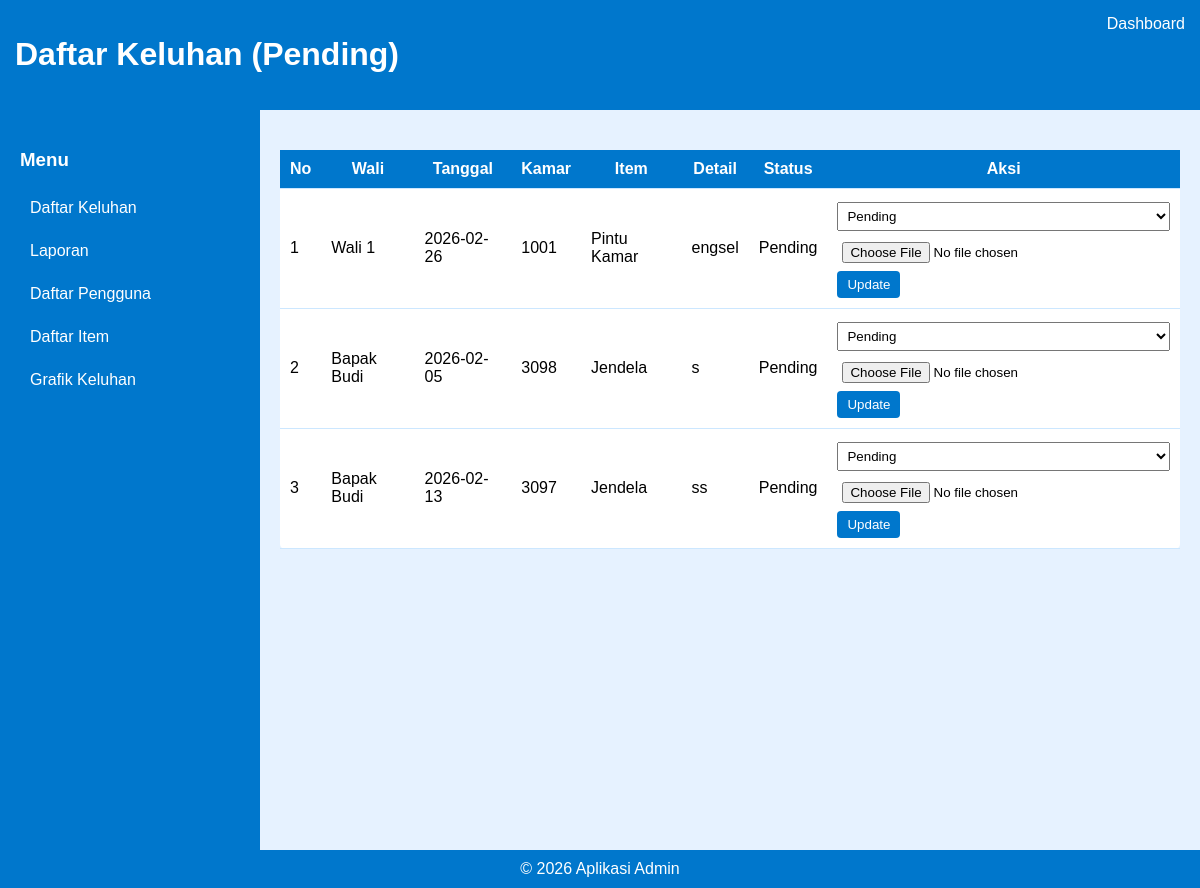
Page /admin/keluhan.php (signed in) on the committed database.
### tables this page shows
CREATE TABLE `keluhan` (
  `id` int(11) NOT NULL,
  `user_id` int(11) NOT NULL,
  `no_kamar` varchar(20) DEFAULT NULL,
  `kamar_id` int(11) DEFAULT NULL,
  `item_id` int(11) NOT NULL,
  `tanggal_keluhan` date NOT NULL,
  `detail_keluhan` text DEFAULT NULL,
  `foto_keluhan` varchar(255) DEFAULT NULL,
  `status` enum('pending','selesai') DEFAULT 'pending',
  `tanggal_selesai` date DEFAULT NULL,
  `foto_selesai` varchar(255) DEFAULT NULL,
  `created_at` timestamp NOT NULL DEFAULT current_timestamp()
);

CREATE TABLE `users` (
  `id` int(11) NOT NULL,
  `nama` varchar(100) NOT NULL,
  `email` varchar(100) NOT NULL,
  `password` varchar(255) NOT NULL,
  `role` enum('wali','admin','direktur') NOT NULL,
  `created_at` timestamp NOT NULL DEFAULT current_timestamp()
);

CREATE TABLE `items` (
  `id` int(11) NOT NULL,
  `nama_item` varchar(100) NOT NULL
);

### admin/keluhan.php (the view, shortened to what this page needs)
<?php
include "../config/database.php";
$keluhan_result = $conn->query("
    SELECT
        k.id,
        k.no_kamar,
        k.tanggal_keluhan,
        k.detail_keluhan,
        k.status,
        u.nama AS nama_wali,
        i.nama_item
    FROM keluhan k
    JOIN users u ON k.user_id = u.id
    JOIN items i ON k.item_id = i.id
    WHERE k.status = 'pending'
    ORDER BY k.id DESC
");
?>
<!DOCTYPE html>
<html lang="id">
<head>
</head>
<body>
<div class="header">
    <h1>Daftar Keluhan (Pending)</h1>
    <a href="dashboard.php">Dashboard</a>
</div>
<div class="wrapper">
    <div class="sidebar">
        <h3>Menu</h3>
        <a href="keluhan.php">Daftar Keluhan</a>
        <a href="laporan.php">Laporan</a>
        <a href="users.php">Daftar Pengguna</a>
        <a href="items.php">Daftar Item</a>
        <a href="chart.php">Grafik Keluhan</a>
    </div>
    <div class="content">
        <table>
            <tr>
                <th>No</th>
                <th>Wali</th>
                <th>Tanggal</th>
                <th>Kamar</th>
                <th>Item</th>
                <th>Detail</th>
                <th>Status</th>
                <th>Aksi</th>
            </tr>
            <?php if ($keluhan_result->num_rows > 0): ?>
                <?php $no=1; while($row = $keluhan_result->fetch_assoc()): ?>
                <tr>
                    <td><?= $no++ ?></td>
                    <td><?= htmlspecialchars($row['nama_wali']) ?></td>
                    <td><?= $row['tanggal_keluhan'] ?></td>
                    <td><?= htmlspecialchars($row['no_kamar']) ?></td>
                    <td><?= htmlspecialchars($row['nama_item']) ?></td>
                    <td><?= htmlspecialchars($row['detail_keluhan']) ?></td>
                    <td><?= ucfirst($row['status']) ?></td>
                    <td>
                        <form method="post" enctype="multipart/form-data">
                            <select name="status" required>
                                <option value="pending">Pending</option>
                            </select>
                            <input type="file" name="foto_selesai">
                            <button type="submit" name="update">Update</button>
                        </form>
                    </td>
                </tr>
                <?php endwhile; ?>
            <?php else: ?>
                <tr>
                    <td colspan="8" style="text-align:center;">Tidak ada keluhan pending</td>
                </tr>
            <?php endif; ?>
        </table>
    </div>
</div>
<div class="footer">
    &copy; <?= date('Y') ?> Aplikasi Admin
</div>
</body>
</html>

### admin/keluhan.php (style rules this page uses)
body { font-family: Arial,sans-serif; background:#cce7ff; margin:0; }
.header { background:#0077cc; color:white; padding:15px; display:flex; justify-content:space-between; }
.header a { color:white; text-decoration:none; }
.wrapper { display:flex; min-height: calc(100vh - 60px); }
.sidebar { width:220px; background:#0077cc; color:white; padding:20px; }
.sidebar a { display:block; color:white; padding:10px; margin-bottom:5px; text-decoration:none; border-radius:5px; }
.content { flex:1; padding:20px; background:#e6f2ff; }
table { border-collapse: collapse; width:100%; background:white; border-radius:5px; margin-top:20px; }
table th, table td { padding:10px; border-bottom:1px solid #cce7ff; }
table th { background:#0077cc; color:white; }
form select, form input { width:100%; padding:5px; margin:3px 0; }
button { padding:6px 10px; background:#0077cc; color:white; border:none; border-radius:4px; cursor:pointer; }
.footer { text-align:center; padding:10px; background:#0077cc; color:white; }

### rows in the picture
keluhan: user.nama "Wali 1", tanggal_keluhan "2026-02-26", no_kamar "1001", item.nama_item "Pintu Kamar", detail_keluhan "engsel", status "Pending"
keluhan: user.nama "Bapak Budi", tanggal_keluhan "2026-02-05", no_kamar "3098", item.nama_item "Jendela", detail_keluhan "s", status "Pending"
keluhan: user.nama "Bapak Budi", tanggal_keluhan "2026-02-13", no_kamar "3097", item.nama_item "Jendela", detail_keluhan "ss", status "Pending"
